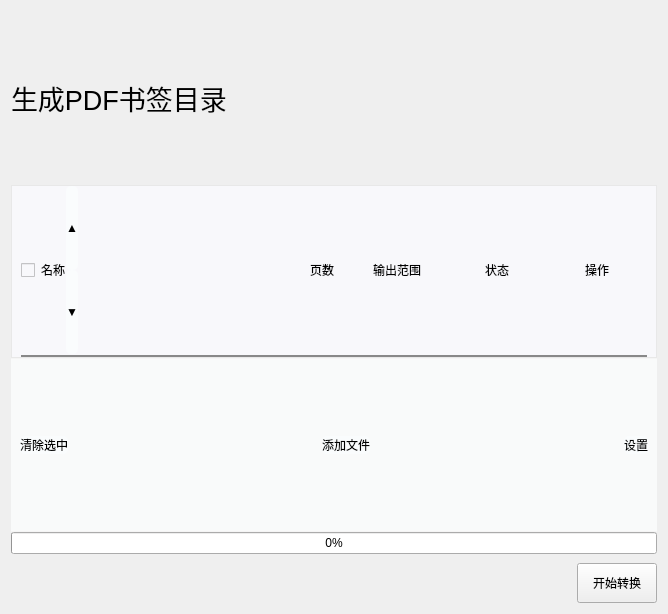
<?xml version="1.0" encoding="UTF-8"?>
<ui version="4.0">
 <class>toc_view</class>
 <widget class="QWidget" name="toc_view">
  <property name="geometry">
   <rect>
    <x>0</x>
    <y>0</y>
    <width>668</width>
    <height>614</height>
   </rect>
  </property>
  <property name="windowTitle">
   <string>Form</string>
  </property>
  <property name="styleSheet">
   <string notr="true"/>
  </property>
  <layout class="QVBoxLayout" name="verticalLayout_3">
   <property name="spacing">
    <number>0</number>
   </property>
   <item>
    <widget class="QLabel" name="label_8">
     <property name="font">
      <font>
       <pointsize>20</pointsize>
      </font>
     </property>
     <property name="text">
      <string>生成PDF书签目录</string>
     </property>
    </widget>
   </item>
   <item>
    <widget class="QFrame" name="frame1">
     <property name="styleSheet">
      <string notr="true">QWidget{
	background: rgb(248,248,251);
	border-radius: 0px;
}
#frame1{
	border: 1px solid #e8e8e8;
}

QPushButton{
    background-color: rgb(250,252,253);
    border-radius: 5px;
	padding:0px;
}
QPushButton:hover {
	color: rgb(148,133,247)
}
QCommandLinkButton{
    background-color: rgb(250,252,253);
    border-radius: 5px;
    padding: 8px;
    border:none;
}
QProgressBar{
    font-family: 'Arial Unicode MS';
    height:22px;
    text-align:center;
    font-size:14px;
    color:black;
    border-radius:11px;
    background:#EBEEF5;
}
QProgressBar::chunk{
    border-radius:11px;
    background:qlineargradient(spread:pad,x1:0,y1:0,x2:1,y2:0,stop:0 #99ffff,stop:1 #9900ff);
}
QMessageBox QPushButton{
    background-color: rgb(250,252,253);
    border-radius: 5px;
    padding: 8px;
    border-right: 2px solid #888888;  /* 按钮边框，2px宽，白色 */
    border-bottom: 2px solid #888888;  /* 按钮边框，2px宽，白色 */
    border-left: 1px solid #ffffff;  /* 按钮边框，2px宽，白色 */
    border-top: 1px solid #ffffff;  /* 按钮边框，2px宽，白色 */
}
QListView {
    color: black;
    border: none;
}
QListView::item {
    margin: 0px;
	border-bottom: 1px solid black;
}
QListView::item:hover {
    background: none;
}
/* 被选中时的背景颜色和左边框颜色 */
QListView::item:selected {
    border-radius: 0px;
	border-left: 0px solid rgb(62, 62, 62);
    background: none;
}</string>
     </property>
     <property name="frameShape">
      <enum>QFrame::Box</enum>
     </property>
     <property name="frameShadow">
      <enum>QFrame::Raised</enum>
     </property>
     <property name="lineWidth">
      <number>2</number>
     </property>
     <layout class="QVBoxLayout" name="verticalLayout_2">
      <property name="spacing">
       <number>0</number>
      </property>
      <property name="leftMargin">
       <number>9</number>
      </property>
      <property name="topMargin">
       <number>0</number>
      </property>
      <property name="rightMargin">
       <number>9</number>
      </property>
      <property name="bottomMargin">
       <number>0</number>
      </property>
      <item>
       <layout class="QHBoxLayout" name="horizontalLayout_3">
        <property name="spacing">
         <number>0</number>
        </property>
        <item>
         <widget class="QCheckBox" name="checkBox_select_all">
          <property name="sizePolicy">
           <sizepolicy hsizetype="Minimum" vsizetype="Minimum">
            <horstretch>0</horstretch>
            <verstretch>0</verstretch>
           </sizepolicy>
          </property>
          <property name="text">
           <string>名称</string>
          </property>
         </widget>
        </item>
        <item>
         <layout class="QVBoxLayout" name="verticalLayout">
          <property name="spacing">
           <number>0</number>
          </property>
          <item>
           <widget class="QPushButton" name="btn_order_inc">
            <property name="sizePolicy">
             <sizepolicy hsizetype="Minimum" vsizetype="Minimum">
              <horstretch>0</horstretch>
              <verstretch>0</verstretch>
             </sizepolicy>
            </property>
            <property name="text">
             <string>▲</string>
            </property>
           </widget>
          </item>
          <item>
           <widget class="QPushButton" name="btn_order_des">
            <property name="sizePolicy">
             <sizepolicy hsizetype="Minimum" vsizetype="Minimum">
              <horstretch>0</horstretch>
              <verstretch>0</verstretch>
             </sizepolicy>
            </property>
            <property name="text">
             <string>▼</string>
            </property>
           </widget>
          </item>
         </layout>
        </item>
        <item>
         <spacer name="horizontalSpacer_4">
          <property name="orientation">
           <enum>Qt::Horizontal</enum>
          </property>
          <property name="sizeHint" stdset="0">
           <size>
            <width>40</width>
            <height>20</height>
           </size>
          </property>
         </spacer>
        </item>
        <item>
         <widget class="QLabel" name="label">
          <property name="sizePolicy">
           <sizepolicy hsizetype="Preferred" vsizetype="Minimum">
            <horstretch>0</horstretch>
            <verstretch>0</verstretch>
           </sizepolicy>
          </property>
          <property name="minimumSize">
           <size>
            <width>50</width>
            <height>0</height>
           </size>
          </property>
          <property name="maximumSize">
           <size>
            <width>40</width>
            <height>16777215</height>
           </size>
          </property>
          <property name="text">
           <string>页数</string>
          </property>
          <property name="alignment">
           <set>Qt::AlignCenter</set>
          </property>
         </widget>
        </item>
        <item>
         <widget class="QLabel" name="label_2">
          <property name="sizePolicy">
           <sizepolicy hsizetype="Preferred" vsizetype="Minimum">
            <horstretch>0</horstretch>
            <verstretch>0</verstretch>
           </sizepolicy>
          </property>
          <property name="minimumSize">
           <size>
            <width>100</width>
            <height>0</height>
           </size>
          </property>
          <property name="maximumSize">
           <size>
            <width>100</width>
            <height>16777215</height>
           </size>
          </property>
          <property name="text">
           <string>输出范围</string>
          </property>
          <property name="alignment">
           <set>Qt::AlignCenter</set>
          </property>
         </widget>
        </item>
        <item>
         <widget class="QLabel" name="label_3">
          <property name="sizePolicy">
           <sizepolicy hsizetype="Preferred" vsizetype="Minimum">
            <horstretch>0</horstretch>
            <verstretch>0</verstretch>
           </sizepolicy>
          </property>
          <property name="minimumSize">
           <size>
            <width>100</width>
            <height>0</height>
           </size>
          </property>
          <property name="maximumSize">
           <size>
            <width>100</width>
            <height>16777215</height>
           </size>
          </property>
          <property name="text">
           <string>状态</string>
          </property>
          <property name="alignment">
           <set>Qt::AlignCenter</set>
          </property>
         </widget>
        </item>
        <item>
         <widget class="QLabel" name="label_4">
          <property name="sizePolicy">
           <sizepolicy hsizetype="Preferred" vsizetype="Minimum">
            <horstretch>0</horstretch>
            <verstretch>0</verstretch>
           </sizepolicy>
          </property>
          <property name="minimumSize">
           <size>
            <width>100</width>
            <height>0</height>
           </size>
          </property>
          <property name="maximumSize">
           <size>
            <width>100</width>
            <height>16777215</height>
           </size>
          </property>
          <property name="text">
           <string>操作</string>
          </property>
          <property name="alignment">
           <set>Qt::AlignCenter</set>
          </property>
         </widget>
        </item>
       </layout>
      </item>
      <item>
       <widget class="Line" name="line_8">
        <property name="styleSheet">
         <string notr="true">border-bottom: 2px solid #888888;</string>
        </property>
        <property name="frameShadow">
         <enum>QFrame::Raised</enum>
        </property>
        <property name="lineWidth">
         <number>5</number>
        </property>
        <property name="orientation">
         <enum>Qt::Horizontal</enum>
        </property>
       </widget>
      </item>
     </layout>
    </widget>
   </item>
   <item>
    <widget class="QWidget" name="widget1" native="true">
     <property name="styleSheet">
      <string notr="true">#widget1{
	background: rgb(249,250,250);
	border-radius: 0px;
	border-right: 0px solid rgb(245,245,245);  
    border-bottom: 1px solid rgb(245,245,245);
    border-left: 0px solid rgb(245,245,245); 
    border-top: 1px solid rgb(245,245,245);  
}
QPushButton:hover {
	color: rgb(148,133,247)
}
QWidget{
	background: rgb(238,244,249);
	border-radius: 10px;
}

QPushButton{
    background-color: rgb(250,252,253);
    border-radius: 5px;
	padding:0px;
}
QPushButton:hover {
	color: rgb(148,133,247)
}
QCommandLinkButton{
    background-color: rgb(250,252,253);
    border-radius: 5px;
    padding: 8px;
    border:none;
}
QProgressBar{
    font-family: 'Arial Unicode MS';
    height:22px;
    text-align:center;
    font-size:14px;
    color:black;
    border-radius:11px;
    background:#EBEEF5;
}
QProgressBar::chunk{
    border-radius:11px;
    background:qlineargradient(spread:pad,x1:0,y1:0,x2:1,y2:0,stop:0 #99ffff,stop:1 #9900ff);
}
QMessageBox QPushButton{
    background-color: rgb(250,252,253);
    border-radius: 5px;
    padding: 8px;
    border-right: 2px solid #888888;  /* 按钮边框，2px宽，白色 */
    border-bottom: 2px solid #888888;  /* 按钮边框，2px宽，白色 */
    border-left: 1px solid #ffffff;  /* 按钮边框，2px宽，白色 */
    border-top: 1px solid #ffffff;  /* 按钮边框，2px宽，白色 */
}
QListView {
    color: black;
    border: none;
}
QListView::item {
    margin: 0px;
	border-bottom: 1px solid black;
}
QListView::item:hover {
    background: none;
}
/* 被选中时的背景颜色和左边框颜色 */
QListView::item:selected {
    border-radius: 0px;
	border-left: 0px solid rgb(62, 62, 62);
    background: none;
}</string>
     </property>
     <layout class="QHBoxLayout" name="horizontalLayout_2">
      <property name="spacing">
       <number>0</number>
      </property>
      <property name="topMargin">
       <number>9</number>
      </property>
      <property name="bottomMargin">
       <number>9</number>
      </property>
      <item>
       <widget class="QPushButton" name="btn_remove_selected">
        <property name="text">
         <string>清除选中</string>
        </property>
       </widget>
      </item>
      <item>
       <spacer name="horizontalSpacer_2">
        <property name="orientation">
         <enum>Qt::Horizontal</enum>
        </property>
        <property name="sizeHint" stdset="0">
         <size>
          <width>243</width>
          <height>20</height>
         </size>
        </property>
       </spacer>
      </item>
      <item>
       <widget class="QPushButton" name="btn_choose_files">
        <property name="cursor">
         <cursorShape>PointingHandCursor</cursorShape>
        </property>
        <property name="layoutDirection">
         <enum>Qt::LeftToRight</enum>
        </property>
        <property name="text">
         <string>添加文件</string>
        </property>
       </widget>
      </item>
      <item>
       <spacer name="horizontalSpacer_3">
        <property name="orientation">
         <enum>Qt::Horizontal</enum>
        </property>
        <property name="sizeHint" stdset="0">
         <size>
          <width>243</width>
          <height>20</height>
         </size>
        </property>
       </spacer>
      </item>
      <item>
       <widget class="QPushButton" name="btn_setting">
        <property name="text">
         <string>设置</string>
        </property>
       </widget>
      </item>
     </layout>
    </widget>
   </item>
   <item>
    <widget class="QProgressBar" name="progressBar">
     <property name="value">
      <number>0</number>
     </property>
    </widget>
   </item>
   <item>
    <layout class="QHBoxLayout" name="horizontalLayout">
     <property name="topMargin">
      <number>9</number>
     </property>
     <item>
      <spacer name="horizontalSpacer">
       <property name="orientation">
        <enum>Qt::Horizontal</enum>
       </property>
       <property name="sizeHint" stdset="0">
        <size>
         <width>40</width>
         <height>20</height>
        </size>
       </property>
      </spacer>
     </item>
     <item>
      <widget class="QPushButton" name="btn_merge">
       <property name="minimumSize">
        <size>
         <width>60</width>
         <height>40</height>
        </size>
       </property>
       <property name="text">
        <string>开始转换</string>
       </property>
      </widget>
     </item>
    </layout>
   </item>
  </layout>
 </widget>
 <resources/>
 <connections/>
</ui>
